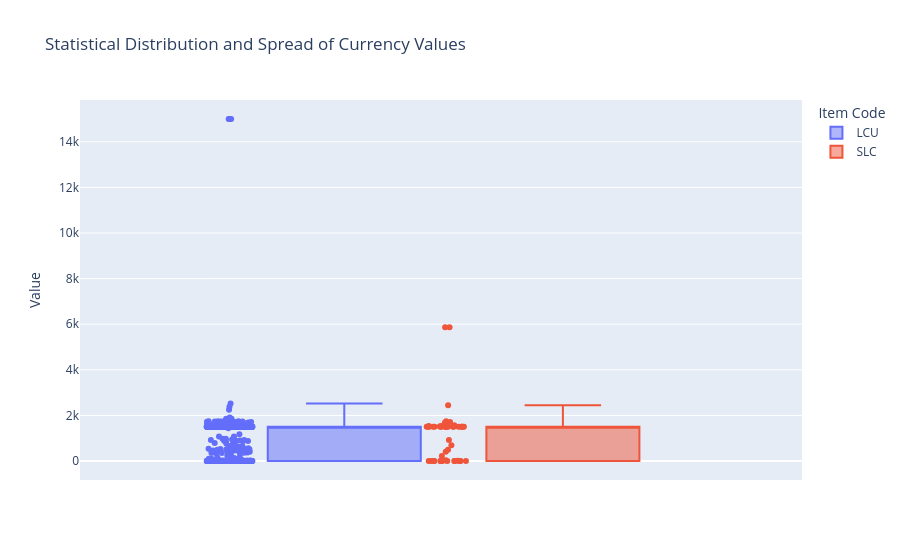

Notebook code cell kept with this figure:
### Code cell
fig5 = px.box(
    df,
    y="Value",
    color="Item Code",
    title="Statistical Distribution and Spread of Currency Values",
    points="all",  # Show individual underlying records alongside the summary box
)
fig5.show()
fig5.write_html("graph5.html")

### Figure 1 — Plotly figure (JSON) as saved in the notebook; plotly's stock layout.template omitted (floating-point values rounded to 4 significant figures; data arrays with more than 128 entries replaced by an {"elided": "..."} marker saying what was removed)
{"data": [{"alignmentgroup": "True", "boxpoints": "all", "hovertemplate": "Item Code=LCU<br>Value=%{y}<extra></extra>", "legendgroup": "LCU", "marker": {"color": "#636efa"}, "name": "LCU", "notched": false, "offsetgroup": "LCU", "orientation": "v", "showlegend": true, "type": "box", "x0": " ", "xaxis": "x", "y": {"elided": "693 float values"}, "y0": " ", "yaxis": "y"}, {"alignmentgroup": "True", "boxpoints": "all", "hovertemplate": "Item Code=SLC<br>Value=%{y}<extra></extra>", "legendgroup": "SLC", "marker": {"color": "#EF553B"}, "name": "SLC", "notched": false, "offsetgroup": "SLC", "orientation": "v", "showlegend": true, "type": "box", "x0": " ", "xaxis": "x", "y": [3.269, 3.228, 3.051, 2.61, 2.328, 2.302, 2.872, 3.069, 2.955, 3.243, 3.436, 4.314, 4.744, 4.528, 6.511, 16.42, 38.37, 224.6, 409.2, 496.7, 695.1, 928.2, 1713.0, 1741.0, 1680.0, 1621.0, 1571.0, 1539.0, 1516.0, 1508.0, 1508.0, 1508.0, 1508.0, 1508.0, 1508.0, 1508.0, 1508.0, 1508.0, 1508.0, 1508.0, 1508.0, 1508.0, 1508.0, 1508.0, 1508.0, 1508.0, 1508.0, 1508.0, 1508.0, 1542.0, 2451.0, 5864.0, 5864.0], "y0": " ", "yaxis": "y"}], "layout": {"boxmode": "group", "legend": {"title": {"text": "Item Code"}, "tracegroupgap": 0}, "title": {"text": "Statistical Distribution and Spread of Currency Values"}, "xaxis": {"anchor": "y", "domain": [0, 1]}, "yaxis": {"anchor": "x", "domain": [0, 1], "title": {"text": "Value"}}}}
